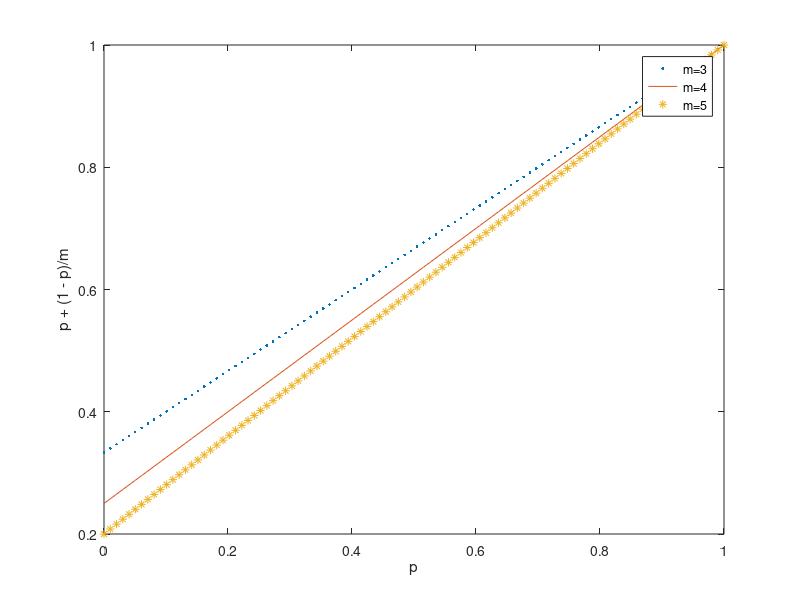
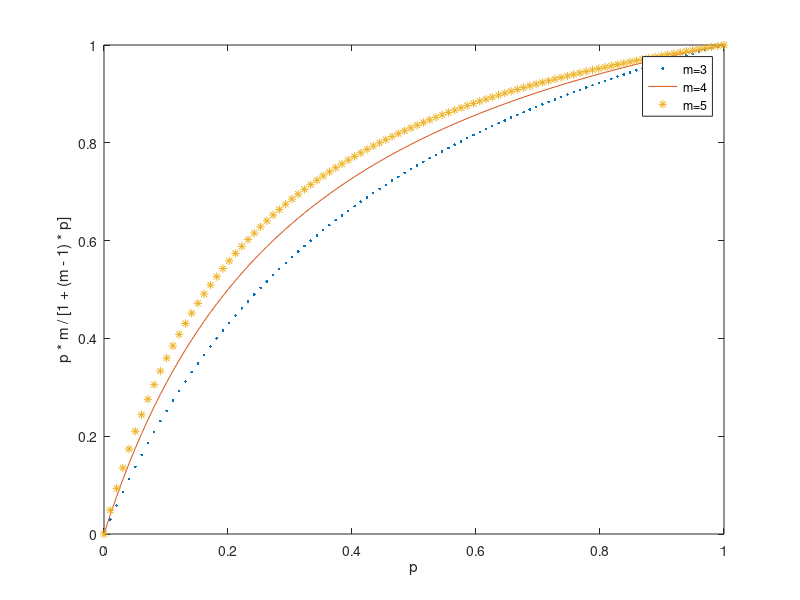
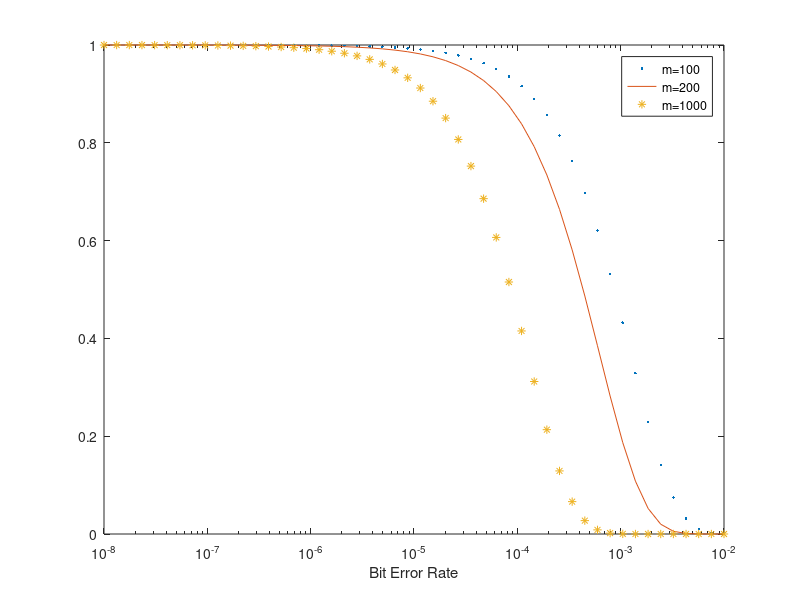
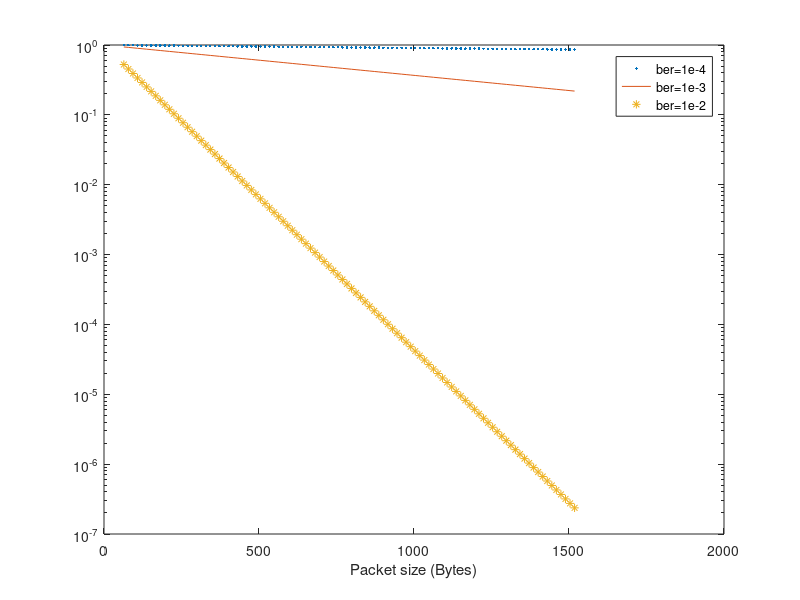

Source code (MATLAB) for these figures, in order:
%% 1.a
p=0.60;
m=4;
r1a=p + (1 - p)/m

%% 1.b
p=0.70;
m=5;
r1b=p * m / (1 + (m - 1) * p)

%% 1.c
x= linspace(0,1,100);
m=[3 4 5];
y1=x + (1 - x)/m(1);
y2=x + (1 - x)/m(2);
y3=x + (1 - x)/m(3);
figure(1)
title('Probability of right answer')
plot(x, y1,'.', x, y2,'-', x, y3, '*')
legend('m=3', 'm=4', 'm=5')
xlabel('p')
ylabel('p + (1 - p)/m')

%% 1.d
x= linspace(0,1,100);
m=[3 4 5];
y11=(x * m(1))./ (1 + (m(1) - 1) * x);
y22=x * m(2)./ (1 + (m(2) - 1) * x);
y33=x * m(3)./ (1 + (m(3) - 1) * x);
figure(2)
title('Probability of knowing the answer')
plot(x, y11,'.', x, y22,'-', x, y33, '*')
legend('m=3', 'm=4', 'm=5')
xlabel('p')
ylabel('p * m / [1 + (m - 1) * p]')

%% 2.a
% 100 bytes without errors
n=100*8;
p=10^-2;
k=0;
f=nchoosek(n,k)
r2a=f*p^k*(1-p)^(n-k)


%% 2.b
% 1000 bytes with 1 error
n=1000*8;
p=10^-3;
k=1;
f=nchoosek(n,k);
r2b=f*p^k*(1-p)^(n-k)

%% 2.c
% 200 bytes with 1 or more errors
n=200*8;
p=10^-4;
k0=0;
f0=nchoosek(n,k0);
r2c=1-f0*p^k0*(1-p)^(n-k0)

%% 2.d
x=logspace(-8,-2);
m=[100*8 200*8 1000*8];
k=0;
f=nchoosek(x,k);
a=1;
y1=a*x.^k.*(1-x).^(m(1)-k);
y2=a*x.^k.*(1-x).^(m(2)-k);
y3=a*x.^k.*(1-x).^(m(3)-k);
figure(3)
title('Probability of packet reception without errors')
semilogx(x, y1,'.', x, y2,'-', x, y3, '*')
legend('m=100', 'm=200', 'm=1000')
xlabel('Bit Error Rate')

%% 2.e
x=linspace(64,1518,100);
m=[10^-4 10^-3 10^-2];
k=0;
f=nchoosek(x,k);
a=1;
y1=a*m(1)^k*(1-m(1)).^(x-k);
y2=a*m(2)^k*(1-m(2)).^(x-k);
y3=a*m(3)^k*(1-m(3)).^(x-k);
figure(4)
title('Probability of packet reception without errors')
semilogy(x, y1,'.', x, y2,'-', x, y3, '*')
legend('ber=1e-4', 'ber=1e-3', 'ber=1e-2')
xlabel('Packet size (Bytes)')

